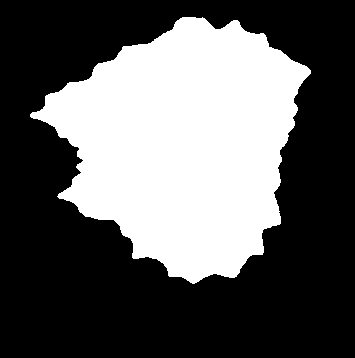
%> input picture a1.jpg, 355 x 358 px
$ octave opti_multi_temp.m   (GNU Octave 9; MATLAB toolbox functions it lacks are replaced by stand-ins)
%> lines starting %> are read from the running program, lines starting %| are printed output that depends on the picture; in (x1, y1, x2, y2) boxes, pixels count from 0 and x2, y2 are one past the last pixel; in counts of white or black regions, pixels touching at a corner belong together; the program's own positions count from 1
### elifou.m
function [a,b,c,d,A0,C0,mn]=elifou(BW,nc,nor)
%%funci髇 basada en Fourier el韕tico desarrollado por Kuhl & Giardina
%
%          varibles de entrada:
%  BW: imagen binaria del contorno a analizar, 1 para contorno y 0 para
%  fondo, la imagen no debe contener "holes", debe ser un contorno cerrado
%  nc: N鷐ero de coeficientes de las series de Fourier
%  nor: variable de normalizaci髇, 1 para normalizar y 0 para el caso
%  contrario
%
%          varibles de salida:
%  a:  coeficientes de los armonicos correspondiente a la proyecci髇 en x
%      del c骴igo de cadena
%  b:  coeficientes de los armonicos correspondiente a la proyecci髇 en x
%      del c骴igo de cadena
%  c:  coeficientes de los armonicos correspondiente a la proyecci髇 en y
%      del c骴igo de cadena
%  d:  coeficientes de los armonicos correspondiente a la proyecci髇 en y
%      del c骴igo de cadena
%  A0: componente DC correspondiente a la proyecci髇 en x
%  C0: componente DC correspondiente a la proyecci髇 en y
%  mn: longitud del c骴igo de cadena


%% Convierte la imagen a tipo binario y realiza ajuste para c骴igo de cadena
if ~islogical(BW)
     if size(BW,3)>3
         BW=BW(:,:,1:3);
    end
    BW=im2bw(BW);
end

BW = padarray(BW,2);
BW=bwperim(BW);
BW=bwmorph(BW,'spur');
BW=bwmorph(BW,'thin');
pxl= regionprops(BW,'PixelList');
pxl=pxl.PixelList;

%%                               C骴igo de cadena
[yi,xi]=find(BW,1,'first');
xo=xi; yo=yi;
con=2;
longitud=length(pxl);
BW=double(BW);
le=sqrt(2);

cadena=zeros(1,longitud);
for i=1:longitud-1

    pos=[yi,xi+1;yi-1,xi+1;yi-1,xi;yi-1,xi-1;yi,xi-1;yi+1,xi-1;yi+1,xi;yi+1,xi+1];
    neigh=[BW(pos(1,1),pos(1,2)),BW(pos(2,1),pos(2,2))*le,BW(pos(3,1),pos(3,2)),...
        BW(pos(4,1),pos(4,2))*le,BW(pos(5,1),pos(5,2)),BW(pos(6,1),pos(6,2))*le,...
        BW(pos(7,1),pos(7,2)),BW(pos(8,1),pos(8,2))*le];
    neigh(neigh==0)=2;
    [~,mino]=min(neigh);
    cadena(i)= mino(1)-1;
    BW(yi,xi)=0;
    xi=pos(mino,2);
    yi=pos(mino,1);
end

pos=[yi,xi+1;yi-1,xi+1;yi-1,xi;yi-1,xi-1;yi,xi-1;yi+1,xi-1;yi+1,xi;yi+1,xi+1];
BW(yo,xo)=1;
neigh=[BW(pos(1,1),pos(1,2)),BW(pos(2,1),pos(2,2))*le,BW(pos(3,1),pos(3,2)),...
    BW(pos(4,1),pos(4,2))*le,BW(pos(5,1),pos(5,2)),BW(pos(6,1),pos(6,2))*le,...
    BW(pos(7,1),pos(7,2)),BW(pos(8,1),pos(8,2))*le];
neigh(neigh==0)=2;
[~,mino]=min(neigh);
cadena(i+1)= mino(1)-1;
mn=length(cadena);


%%                   Tiempo y distancia Traversal
deltat=zeros(1,length(cadena));
deltat(1)=1+((sqrt(2)-1)/2)*(1-(-1)^cadena(1));
deltat2=1+((sqrt(2)-1)/2)*(1-(-1).^cadena);
deltaxa=sign(6-cadena(1))*sign(2-cadena(1));
deltaya=sign(4-cadena(1))*sign(cadena(1));
for i=2:length(cadena)
    deltat(i)=deltat(i-1)+1+((sqrt(2)-1)/2)*(1-(-1)^cadena(i));
    deltaxa(i)=deltaxa(i-1)+ sign(6-cadena(i))*sign(2-cadena(i));
    deltaya(i)=deltaya(i-1)+ sign(4-cadena(i))*sign(cadena(i));
end
T = deltat(end);
deltax=sign(6-cadena).*sign(2-cadena);
deltay=sign(4-cadena).*sign(cadena);


%%                   C醠culo de los coeficientes
a=zeros(1,nc);
b=a;
c=a;
d=a;

q_x = deltax./ deltat2;
q_y = deltay./ deltat2;
for n=1:nc
    two_n_pi = 2 * n * pi;
    sigma_a = 0;
    sigma_b = 0;
    sigma_c = 0;
    sigma_d = 0;
    tp_prev = 0;
    for p=1:length(cadena)
        sigma_a = sigma_a + q_x(p) * (cos(two_n_pi * deltat(p) / T) - cos(two_n_pi * tp_prev / T));
        sigma_b = sigma_b + q_x(p) * (sin(two_n_pi * deltat(p) / T) - sin(two_n_pi * tp_prev / T));
        sigma_c = sigma_c + q_y(p) * (cos(two_n_pi * deltat(p) / T) - cos(two_n_pi * tp_prev / T));
        sigma_d = sigma_d + q_y(p) * (sin(two_n_pi * deltat(p) / T) - sin(two_n_pi * tp_prev / T));
        tp_prev = deltat(p);
    end
    r = T/(2*n^2*pi^2);

    a(n) = r * sigma_a;
    b(n) = r * sigma_b;
    c(n)= r * sigma_c;
    d(n)= r * sigma_d;
end


%%                         C醠culo de la componente directa
A0 = 0;
C0 = 0;
A0 = A0 + deltax(1) / (2 * deltat2(1)) * (deltat(1))^2 ;
C0 = C0 + deltay(1) / (2 * deltat2(1)) * (deltat(1))^2 ;
for p = 2 : length(cadena)

    zeta = deltaxa(p - 1) - deltax(p) / deltat2(p) * deltat(p - 1);
    delta = deltaya(p - 1) - deltay(p) / deltat2(p) * deltat(p - 1);
    A0 = A0 + deltax(p) / (2 * deltat2(p)) * ((deltat(p))^2 - (deltat(p - 1))^2) + zeta * (deltat(p) - deltat(p-1));
    C0 = C0 + deltay(p) / (2 * deltat2(p)) * ((deltat(p))^2 - (deltat(p - 1))^2) + delta * (deltat(p) - deltat(p-1));

end
A0 = A0 / T;
C0 = C0 / T;


%%                                   Normalization
if nor == 1
    % Remove DC components
    A0 = 0;
    C0 = 0;

    % Compute theta1
    theta1 = 0.5 * atan2(2 * (a(1) * b(1) + c(1) * d(1)) , ...
        (a(1)^2 + c(1)^2 - b(1)^2 - d(1)^2));
    if theta1<0
        theta1=theta1+2*pi;
    end

    costh1 = cos(theta1);
    sinth1 = sin(theta1);

    a_star_1 = costh1 * a(1) + sinth1 * b(1);
    %     b_star_1 = -sinth1 * a(1) + costh1 * b(1);
    c_star_1 = costh1 * c(1) + sinth1 * d(1);
    %     d_star_1 = -sinth1 * c(1) + costh1 * d(1);

    % Compute psi1
    psi1 = atan(c_star_1 / a_star_1) ;

    % Compute E
    E = sqrt(a_star_1^2 + c_star_1^2);

    cospsi1 = cos(psi1);
    sinpsi1 = sin(psi1);

    for i = 1 : nc
        normalized = [cospsi1 sinpsi1; -sinpsi1 cospsi1] * [a(i) b(i); c(i) d(i)] * ...
            [cos(theta1 * i) -sin(theta1 * i); sin(theta1 * i) cos(theta1 * i)];
        a(i) = normalized(1,1) / E;
        b(i) = normalized(1,2) / E;
        c(i) = normalized(2,1) / E;
        d(i) = normalized(2,2) / E;
    end

end

### opti_multi_temp.m

%class well rounded fc=0.024
%class rounded fc=0.04691
%class sub-rounded fc=0.1404
%class angular fc=0.1404

clear
padi='C:\Users\Usuario\Documents\MATLAB\particulas';
[filenamed, pathd]= uigetfile({'*.*'},'Images of CLASS ','MultiSelect', 'on',padi);
%> the answer given: a1.jpg
if pathd==0
    error('No files, try again, run function again');
end

assi=[ones(1,5), ones(1,5)*2, ones(1,5)*3, ones(1,5)*4, ones(1,5)*5]';

if iscell(filenamed)
    nclass=length(filenamed);
    images=cell(nclass,1);
    for i=1:nclass
        I=imread([pathd, filenamed{i}]);
        if size(I,3)>3
            I=I(:,:,1:3);
        end
        images{i}=im2bw(mat2gray(I));

    end
else
    I=imread([pathd, filenamed]);
%> I is the input picture: size 358x355x3 uint8; min 0, max 255, mean 93.7
    if size(I,3)>3
        I=I(:,:,1:3);
    end
    images{1}=im2bw(mat2gray(I));
    nclass=1;
end
nc=128;   %%% n鷐ero de arm髇icos
ncr=3;    %%% N鷐ero de arm髇icos para la reconstrucci髇
graf=1;   %%% visualizaci髇 de la reconstrucci髇
ii = 1: nc;
% figure, hold on
a=zeros(nclass,nc);
b=zeros(nclass,nc);
c=zeros(nclass,nc);
d=zeros(nclass,nc);
mn=zeros(nc,1);
for i=1:nclass

    [a(i,:),b(i,:),c(i,:),d(i,:),~,~,mn(i)]=elifou(images{i},nc,1);
    realt=zeros(mn(i),2);
    for t = 1 : mn(i)
        realt(t,1) =sum( (a(i,ii)  .* cos(2 .* ii .* pi .* t / mn(i)) + b(i,ii)  .* sin(2 .* ii .* pi .* t ./ mn(i))));
        realt(t,2) = sum((c(i,ii)  .* cos(2 .* ii .* pi .* t / mn(i)) + d(i,ii)  .* sin(2 .* ii .* pi .* t ./ mn(i))));
    end
    plot(realt(:,1), realt(:,2), 'b', 'linewidth', 3);
    real{i}={realt};
end
%> this loop made 1 pass
%> (xo in elifou, yo in elifou, longitud in elifou, mino in elifou, mn in elifou) on pass 1: (31, 117, 869, 6, 869)
%> pass 1, in elifou, `BW = padarray(BW,2);`:
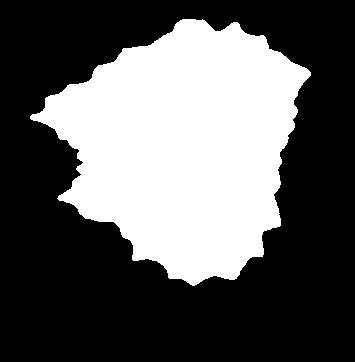
%> BW: size 362x355 logical; 36.3% white; 1 white region, box (x1, y1, x2, y2) and area: (30, 19, 311, 286) 46710
%> pass 1, in elifou, `BW=bwperim(BW);`:
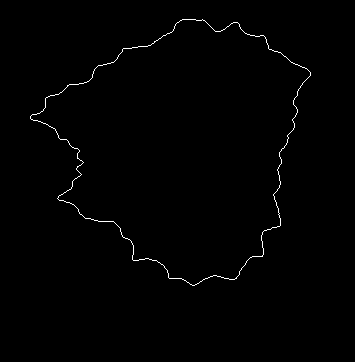
%> BW: size 362x355 logical; 0.68% white in thin lines or dots, all inside (x1, y1, x2, y2) = (30, 19, 311, 286)
%> after the loop, a = 128 values, max 0.0544 at index 2, min -1 at index 1, mean -0.00663; b = 128 values, max 0.0873 at index 2, min -0.051 at index 5, mean -0.000692; c = 128 values, max 0.085 at index 2, min -0.0354 at index 4, mean 0.00026; d = 128 values, max 0.0467 at index 2, min -0.965 at index 1, mean -0.00677; mn = 128 values, max 869 at index 1, min 0 at index 2, mean 6.79; real = 1 item; realt = 869 rows, first 12: [-0.857 0.0311; -0.866 0.0284; -0.874 0.0247; -0.882 0.0198; -0.888 0.0133; -0.892 0.00527; -0.895 -0.00369; -0.898 -0.0127; -0.902 -0.0209; -0.908 -0.0275; -0.916 -0.0322; -0.924 -0.0352]


fc=1e-6:0.001:0.05;
umbral1=zeros(1, 25);
umbral2=zeros(1, 25);
med=zeros(2,5);
fco=zeros(2,5);
factible=0;
umb=5;
umb2=10;
% figure
%> (the run ends here)
